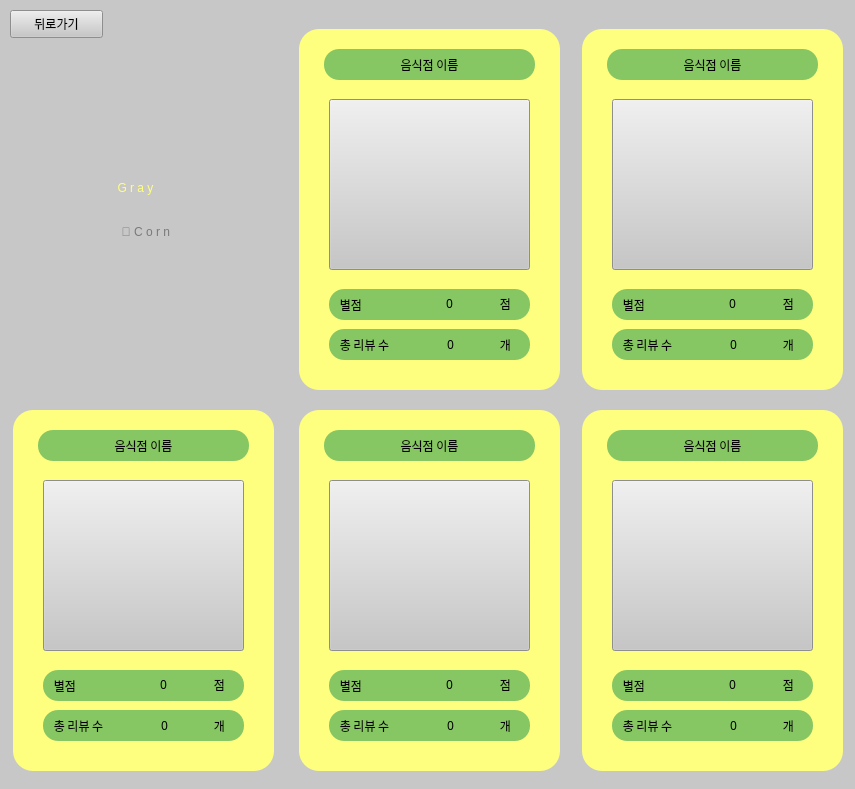
 <widget class="QWidget" name="Form">
  <property name="geometry">
   <rect>
    <x>0</x>
    <y>0</y>
    <width>855</width>
    <height>789</height>
   </rect>
  </property>
  <property name="windowTitle">
   <string>Form</string>
  </property>
  <property name="styleSheet">
   <string notr="true">background-color:rgb(199, 199, 199);</string>
  </property>
  <widget class="QLabel" name="Store_total_star_1">
   <property name="geometry">
    <rect>
     <x>419</x>
     <y>293</y>
     <width>61</width>
     <height>21</height>
    </rect>
   </property>
   <property name="font">
    <font>
     <family>나눔고딕 ExtraBold</family>
     <pointsize>9</pointsize>
     <weight>9</weight>
     <italic>false</italic>
     <bold>false</bold>
    </font>
   </property>
   <property name="styleSheet">
    <string notr="true">color: black;

font: 75 9pt &quot;나눔고딕 ExtraBold&quot;;

border-radius: 15px;
background-color:  rgb(134, 199, 99);</string>
   </property>
   <property name="text">
    <string>0</string>
   </property>
   <property name="alignment">
    <set>Qt::AlignCenter</set>
   </property>
  </widget>
  <widget class="QLabel" name="Store_name_1">
   <property name="geometry">
    <rect>
     <x>324</x>
     <y>49</y>
     <width>211</width>
     <height>31</height>
    </rect>
   </property>
   <property name="font">
    <font>
     <family>나눔고딕 ExtraBold</family>
     <pointsize>9</pointsize>
     <weight>9</weight>
     <italic>false</italic>
     <bold>false</bold>
    </font>
   </property>
   <property name="styleSheet">
    <string notr="true">color: black;

font: 75 9pt &quot;나눔고딕 ExtraBold&quot;;

border-radius: 15px;
background-color:  rgb(134, 199, 99);</string>
   </property>
   <property name="text">
    <string>음식점 이름</string>
   </property>
   <property name="alignment">
    <set>Qt::AlignCenter</set>
   </property>
  </widget>
  <widget class="QLabel" name="Store_total_review_1">
   <property name="geometry">
    <rect>
     <x>420</x>
     <y>334</y>
     <width>61</width>
     <height>21</height>
    </rect>
   </property>
   <property name="font">
    <font>
     <family>나눔고딕 ExtraBold</family>
     <pointsize>9</pointsize>
     <weight>9</weight>
     <italic>false</italic>
     <bold>false</bold>
    </font>
   </property>
   <property name="styleSheet">
    <string notr="true">color: black;

font: 75 9pt &quot;나눔고딕 ExtraBold&quot;;

border-radius: 15px;
background-color:  rgb(134, 199, 99);</string>
   </property>
   <property name="text">
    <string>0</string>
   </property>
   <property name="alignment">
    <set>Qt::AlignCenter</set>
   </property>
  </widget>
  <widget class="QPushButton" name="btn_store_picture_1">
   <property name="geometry">
    <rect>
     <x>329</x>
     <y>99</y>
     <width>201</width>
     <height>171</height>
    </rect>
   </property>
   <property name="text">
    <string/>
   </property>
  </widget>
  <widget class="QLabel" name="label_star_1">
   <property name="geometry">
    <rect>
     <x>490</x>
     <y>293</y>
     <width>31</width>
     <height>21</height>
    </rect>
   </property>
   <property name="font">
    <font>
     <family>나눔고딕 ExtraBold</family>
     <pointsize>9</pointsize>
     <weight>9</weight>
     <italic>false</italic>
     <bold>false</bold>
    </font>
   </property>
   <property name="styleSheet">
    <string notr="true">color: black;

font: 75 9pt &quot;나눔고딕 ExtraBold&quot;;

border-radius: 15px;
background-color:  rgb(134, 199, 99);</string>
   </property>
   <property name="text">
    <string>점</string>
   </property>
   <property name="alignment">
    <set>Qt::AlignCenter</set>
   </property>
  </widget>
  <widget class="QLabel" name="label_riview_1">
   <property name="geometry">
    <rect>
     <x>490</x>
     <y>334</y>
     <width>31</width>
     <height>21</height>
    </rect>
   </property>
   <property name="font">
    <font>
     <family>나눔고딕 ExtraBold</family>
     <pointsize>9</pointsize>
     <weight>9</weight>
     <italic>false</italic>
     <bold>false</bold>
    </font>
   </property>
   <property name="styleSheet">
    <string notr="true">color: black;

font: 75 9pt &quot;나눔고딕 ExtraBold&quot;;

border-radius: 15px;
background-color:  rgb(134, 199, 99);</string>
   </property>
   <property name="text">
    <string>개</string>
   </property>
   <property name="alignment">
    <set>Qt::AlignCenter</set>
   </property>
  </widget>
  <widget class="QLabel" name="label_10">
   <property name="geometry">
    <rect>
     <x>67</x>
     <y>206</y>
     <width>161</width>
     <height>51</height>
    </rect>
   </property>
   <property name="styleSheet">
    <string notr="true">
font: 10pt &quot;Consolas&quot;;
font: 75 20pt &quot;나눔고딕 ExtraBold&quot;;
color: rgb(121, 121, 121);
	background-color: rgb(199,199,199);
	border-radius: 15px;</string>
   </property>
   <property name="text">
    <string>🌽 C o r n </string>
   </property>
   <property name="alignment">
    <set>Qt::AlignCenter</set>
   </property>
  </widget>
  <widget class="QGraphicsView" name="graphicsView_4">
   <property name="geometry">
    <rect>
     <x>299</x>
     <y>29</y>
     <width>261</width>
     <height>361</height>
    </rect>
   </property>
   <property name="styleSheet">
    <string notr="true">border-radius: 20px;
background-color: rgb(255, 255, 127);</string>
   </property>
  </widget>
  <widget class="QLabel" name="label_total_star">
   <property name="geometry">
    <rect>
     <x>329</x>
     <y>289</y>
     <width>201</width>
     <height>31</height>
    </rect>
   </property>
   <property name="font">
    <font>
     <family>나눔고딕 ExtraBold</family>
     <pointsize>9</pointsize>
     <weight>9</weight>
     <italic>false</italic>
     <bold>false</bold>
    </font>
   </property>
   <property name="styleSheet">
    <string notr="true">color: black;

font: 75 9pt &quot;나눔고딕 ExtraBold&quot;;

border-radius: 15px;
background-color:  rgb(134, 199, 99);</string>
   </property>
   <property name="text">
    <string>    별점</string>
   </property>
   <property name="alignment">
    <set>Qt::AlignLeading|Qt::AlignLeft|Qt::AlignVCenter</set>
   </property>
  </widget>
  <widget class="QLabel" name="label_total_reviuw">
   <property name="geometry">
    <rect>
     <x>329</x>
     <y>329</y>
     <width>201</width>
     <height>31</height>
    </rect>
   </property>
   <property name="font">
    <font>
     <family>나눔고딕 ExtraBold</family>
     <pointsize>9</pointsize>
     <weight>9</weight>
     <italic>false</italic>
     <bold>false</bold>
    </font>
   </property>
   <property name="styleSheet">
    <string notr="true">color: black;

font: 75 9pt &quot;나눔고딕 ExtraBold&quot;;

border-radius: 15px;
background-color:  rgb(134, 199, 99);</string>
   </property>
   <property name="text">
    <string>    총 리뷰 수</string>
   </property>
   <property name="alignment">
    <set>Qt::AlignLeading|Qt::AlignLeft|Qt::AlignVCenter</set>
   </property>
  </widget>
  <widget class="QLabel" name="label_total_star_2">
   <property name="geometry">
    <rect>
     <x>612</x>
     <y>289</y>
     <width>201</width>
     <height>31</height>
    </rect>
   </property>
   <property name="font">
    <font>
     <family>나눔고딕 ExtraBold</family>
     <pointsize>9</pointsize>
     <weight>9</weight>
     <italic>false</italic>
     <bold>false</bold>
    </font>
   </property>
   <property name="styleSheet">
    <string notr="true">color: black;

font: 75 9pt &quot;나눔고딕 ExtraBold&quot;;

border-radius: 15px;
background-color:  rgb(134, 199, 99);</string>
   </property>
   <property name="text">
    <string>    별점</string>
   </property>
   <property name="alignment">
    <set>Qt::AlignLeading|Qt::AlignLeft|Qt::AlignVCenter</set>
   </property>
  </widget>
  <widget class="QLabel" name="Store_total_review_2">
   <property name="geometry">
    <rect>
     <x>703</x>
     <y>334</y>
     <width>61</width>
     <height>21</height>
    </rect>
   </property>
   <property name="font">
    <font>
     <family>나눔고딕 ExtraBold</family>
     <pointsize>9</pointsize>
     <weight>9</weight>
     <italic>false</italic>
     <bold>false</bold>
    </font>
   </property>
   <property name="styleSheet">
    <string notr="true">color: black;

font: 75 9pt &quot;나눔고딕 ExtraBold&quot;;

border-radius: 15px;
background-color:  rgb(134, 199, 99);</string>
   </property>
   <property name="text">
    <string>0</string>
   </property>
   <property name="alignment">
    <set>Qt::AlignCenter</set>
   </property>
  </widget>
  <widget class="QLabel" name="Store_name_2">
   <property name="geometry">
    <rect>
     <x>607</x>
     <y>49</y>
     <width>211</width>
     <height>31</height>
    </rect>
   </property>
   <property name="font">
    <font>
     <family>나눔고딕 ExtraBold</family>
     <pointsize>9</pointsize>
     <weight>9</weight>
     <italic>false</italic>
     <bold>false</bold>
    </font>
   </property>
   <property name="styleSheet">
    <string notr="true">color: black;

font: 75 9pt &quot;나눔고딕 ExtraBold&quot;;

border-radius: 15px;
background-color:  rgb(134, 199, 99);</string>
   </property>
   <property name="text">
    <string>음식점 이름</string>
   </property>
   <property name="alignment">
    <set>Qt::AlignCenter</set>
   </property>
  </widget>
  <widget class="QPushButton" name="btn_store_picture_2">
   <property name="geometry">
    <rect>
     <x>612</x>
     <y>99</y>
     <width>201</width>
     <height>171</height>
    </rect>
   </property>
   <property name="text">
    <string/>
   </property>
  </widget>
  <widget class="QLabel" name="label_total_reviuw_2">
   <property name="geometry">
    <rect>
     <x>612</x>
     <y>329</y>
     <width>201</width>
     <height>31</height>
    </rect>
   </property>
   <property name="font">
    <font>
     <family>나눔고딕 ExtraBold</family>
     <pointsize>9</pointsize>
     <weight>9</weight>
     <italic>false</italic>
     <bold>false</bold>
    </font>
   </property>
   <property name="styleSheet">
    <string notr="true">color: black;

font: 75 9pt &quot;나눔고딕 ExtraBold&quot;;

border-radius: 15px;
background-color:  rgb(134, 199, 99);</string>
   </property>
   <property name="text">
    <string>    총 리뷰 수</string>
   </property>
   <property name="alignment">
    <set>Qt::AlignLeading|Qt::AlignLeft|Qt::AlignVCenter</set>
   </property>
  </widget>
  <widget class="QLabel" name="label_star_2">
   <property name="geometry">
    <rect>
     <x>773</x>
     <y>293</y>
     <width>31</width>
     <height>21</height>
    </rect>
   </property>
   <property name="font">
    <font>
     <family>나눔고딕 ExtraBold</family>
     <pointsize>9</pointsize>
     <weight>9</weight>
     <italic>false</italic>
     <bold>false</bold>
    </font>
   </property>
   <property name="styleSheet">
    <string notr="true">color: black;

font: 75 9pt &quot;나눔고딕 ExtraBold&quot;;

border-radius: 15px;
background-color:  rgb(134, 199, 99);</string>
   </property>
   <property name="text">
    <string>점</string>
   </property>
   <property name="alignment">
    <set>Qt::AlignCenter</set>
   </property>
  </widget>
  <widget class="QLabel" name="Store_total_star_2">
   <property name="geometry">
    <rect>
     <x>702</x>
     <y>293</y>
     <width>61</width>
     <height>21</height>
    </rect>
   </property>
   <property name="font">
    <font>
     <family>나눔고딕 ExtraBold</family>
     <pointsize>9</pointsize>
     <weight>9</weight>
     <italic>false</italic>
     <bold>false</bold>
    </font>
   </property>
   <property name="styleSheet">
    <string notr="true">color: black;

font: 75 9pt &quot;나눔고딕 ExtraBold&quot;;

border-radius: 15px;
background-color:  rgb(134, 199, 99);</string>
   </property>
   <property name="text">
    <string>0</string>
   </property>
   <property name="alignment">
    <set>Qt::AlignCenter</set>
   </property>
  </widget>
  <widget class="QGraphicsView" name="graphicsView_5">
   <property name="geometry">
    <rect>
     <x>582</x>
     <y>29</y>
     <width>261</width>
     <height>361</height>
    </rect>
   </property>
   <property name="styleSheet">
    <string notr="true">border-radius: 20px;
background-color: rgb(255, 255, 127);</string>
   </property>
  </widget>
  <widget class="QLabel" name="label_riview_2">
   <property name="geometry">
    <rect>
     <x>773</x>
     <y>334</y>
     <width>31</width>
     <height>21</height>
    </rect>
   </property>
   <property name="font">
    <font>
     <family>나눔고딕 ExtraBold</family>
     <pointsize>9</pointsize>
     <weight>9</weight>
     <italic>false</italic>
     <bold>false</bold>
    </font>
   </property>
   <property name="styleSheet">
    <string notr="true">color: black;

font: 75 9pt &quot;나눔고딕 ExtraBold&quot;;

border-radius: 15px;
background-color:  rgb(134, 199, 99);</string>
   </property>
   <property name="text">
    <string>개</string>
   </property>
   <property name="alignment">
    <set>Qt::AlignCenter</set>
   </property>
  </widget>
  <widget class="QLabel" name="label_total_reviuw_3">
   <property name="geometry">
    <rect>
     <x>43</x>
     <y>710</y>
     <width>201</width>
     <height>31</height>
    </rect>
   </property>
   <property name="font">
    <font>
     <family>나눔고딕 ExtraBold</family>
     <pointsize>9</pointsize>
     <weight>9</weight>
     <italic>false</italic>
     <bold>false</bold>
    </font>
   </property>
   <property name="styleSheet">
    <string notr="true">color: black;

font: 75 9pt &quot;나눔고딕 ExtraBold&quot;;

border-radius: 15px;
background-color:  rgb(134, 199, 99);</string>
   </property>
   <property name="text">
    <string>    총 리뷰 수</string>
   </property>
   <property name="alignment">
    <set>Qt::AlignLeading|Qt::AlignLeft|Qt::AlignVCenter</set>
   </property>
  </widget>
  <widget class="QLabel" name="Store_total_star_3">
   <property name="geometry">
    <rect>
     <x>133</x>
     <y>674</y>
     <width>61</width>
     <height>21</height>
    </rect>
   </property>
   <property name="font">
    <font>
     <family>나눔고딕 ExtraBold</family>
     <pointsize>9</pointsize>
     <weight>9</weight>
     <italic>false</italic>
     <bold>false</bold>
    </font>
   </property>
   <property name="styleSheet">
    <string notr="true">color: black;

font: 75 9pt &quot;나눔고딕 ExtraBold&quot;;

border-radius: 15px;
background-color:  rgb(134, 199, 99);</string>
   </property>
   <property name="text">
    <string>0</string>
   </property>
   <property name="alignment">
    <set>Qt::AlignCenter</set>
   </property>
  </widget>
  <widget class="QPushButton" name="btn_store_picture_3">
   <property name="geometry">
    <rect>
     <x>43</x>
     <y>480</y>
     <width>201</width>
     <height>171</height>
    </rect>
   </property>
   <property name="text">
    <string/>
   </property>
  </widget>
  <widget class="QLabel" name="Store_name_3">
   <property name="geometry">
    <rect>
     <x>38</x>
     <y>430</y>
     <width>211</width>
     <height>31</height>
    </rect>
   </property>
   <property name="font">
    <font>
     <family>나눔고딕 ExtraBold</family>
     <pointsize>9</pointsize>
     <weight>9</weight>
     <italic>false</italic>
     <bold>false</bold>
    </font>
   </property>
   <property name="styleSheet">
    <string notr="true">color: black;

font: 75 9pt &quot;나눔고딕 ExtraBold&quot;;

border-radius: 15px;
background-color:  rgb(134, 199, 99);</string>
   </property>
   <property name="text">
    <string>음식점 이름</string>
   </property>
   <property name="alignment">
    <set>Qt::AlignCenter</set>
   </property>
  </widget>
  <widget class="QLabel" name="label_riview_3">
   <property name="geometry">
    <rect>
     <x>204</x>
     <y>715</y>
     <width>31</width>
     <height>21</height>
    </rect>
   </property>
   <property name="font">
    <font>
     <family>나눔고딕 ExtraBold</family>
     <pointsize>9</pointsize>
     <weight>9</weight>
     <italic>false</italic>
     <bold>false</bold>
    </font>
   </property>
   <property name="styleSheet">
    <string notr="true">color: black;

font: 75 9pt &quot;나눔고딕 ExtraBold&quot;;

border-radius: 15px;
background-color:  rgb(134, 199, 99);</string>
   </property>
   <property name="text">
    <string>개</string>
   </property>
   <property name="alignment">
    <set>Qt::AlignCenter</set>
   </property>
  </widget>
  <widget class="QLabel" name="label_star_3">
   <property name="geometry">
    <rect>
     <x>204</x>
     <y>674</y>
     <width>31</width>
     <height>21</height>
    </rect>
   </property>
   <property name="font">
    <font>
     <family>나눔고딕 ExtraBold</family>
     <pointsize>9</pointsize>
     <weight>9</weight>
     <italic>false</italic>
     <bold>false</bold>
    </font>
   </property>
   <property name="styleSheet">
    <string notr="true">color: black;

font: 75 9pt &quot;나눔고딕 ExtraBold&quot;;

border-radius: 15px;
background-color:  rgb(134, 199, 99);</string>
   </property>
   <property name="text">
    <string>점</string>
   </property>
   <property name="alignment">
    <set>Qt::AlignCenter</set>
   </property>
  </widget>
  <widget class="QLabel" name="label_total_star_3">
   <property name="geometry">
    <rect>
     <x>43</x>
     <y>670</y>
     <width>201</width>
     <height>31</height>
    </rect>
   </property>
   <property name="font">
    <font>
     <family>나눔고딕 ExtraBold</family>
     <pointsize>9</pointsize>
     <weight>9</weight>
     <italic>false</italic>
     <bold>false</bold>
    </font>
   </property>
   <property name="styleSheet">
    <string notr="true">color: black;

font: 75 9pt &quot;나눔고딕 ExtraBold&quot;;

border-radius: 15px;
background-color:  rgb(134, 199, 99);</string>
   </property>
   <property name="text">
    <string>    별점</string>
   </property>
   <property name="alignment">
    <set>Qt::AlignLeading|Qt::AlignLeft|Qt::AlignVCenter</set>
   </property>
  </widget>
  <widget class="QGraphicsView" name="graphicsView_6">
   <property name="geometry">
    <rect>
     <x>13</x>
     <y>410</y>
     <width>261</width>
     <height>361</height>
    </rect>
   </property>
   <property name="styleSheet">
    <string notr="true">border-radius: 20px;
background-color: rgb(255, 255, 127);</string>
   </property>
  </widget>
  <widget class="QLabel" name="Store_total_review_3">
   <property name="geometry">
    <rect>
     <x>134</x>
     <y>715</y>
     <width>61</width>
     <height>21</height>
    </rect>
   </property>
   <property name="font">
    <font>
     <family>나눔고딕 ExtraBold</family>
     <pointsize>9</pointsize>
     <weight>9</weight>
     <italic>false</italic>
     <bold>false</bold>
    </font>
   </property>
   <property name="styleSheet">
    <string notr="true">color: black;

font: 75 9pt &quot;나눔고딕 ExtraBold&quot;;

border-radius: 15px;
background-color:  rgb(134, 199, 99);</string>
   </property>
   <property name="text">
    <string>0</string>
   </property>
   <property name="alignment">
    <set>Qt::AlignCenter</set>
   </property>
  </widget>
  <widget class="QLabel" name="label_total_reviuw_4">
   <property name="geometry">
    <rect>
     <x>329</x>
     <y>710</y>
     <width>201</width>
     <height>31</height>
    </rect>
   </property>
   <property name="font">
    <font>
     <family>나눔고딕 ExtraBold</family>
     <pointsize>9</pointsize>
     <weight>9</weight>
     <italic>false</italic>
     <bold>false</bold>
    </font>
   </property>
   <property name="styleSheet">
    <string notr="true">color: black;

font: 75 9pt &quot;나눔고딕 ExtraBold&quot;;

border-radius: 15px;
background-color:  rgb(134, 199, 99);</string>
   </property>
   <property name="text">
    <string>    총 리뷰 수</string>
   </property>
   <property name="alignment">
    <set>Qt::AlignLeading|Qt::AlignLeft|Qt::AlignVCenter</set>
   </property>
  </widget>
  <widget class="QLabel" name="Store_total_star_4">
   <property name="geometry">
    <rect>
     <x>419</x>
     <y>674</y>
     <width>61</width>
     <height>21</height>
    </rect>
   </property>
   <property name="font">
    <font>
     <family>나눔고딕 ExtraBold</family>
     <pointsize>9</pointsize>
     <weight>9</weight>
     <italic>false</italic>
     <bold>false</bold>
    </font>
   </property>
   <property name="styleSheet">
    <string notr="true">color: black;

font: 75 9pt &quot;나눔고딕 ExtraBold&quot;;

border-radius: 15px;
background-color:  rgb(134, 199, 99);</string>
   </property>
   <property name="text">
    <string>0</string>
   </property>
   <property name="alignment">
    <set>Qt::AlignCenter</set>
   </property>
  </widget>
  <widget class="QPushButton" name="btn_store_picture_4">
   <property name="geometry">
    <rect>
     <x>329</x>
     <y>480</y>
     <width>201</width>
     <height>171</height>
    </rect>
   </property>
   <property name="text">
    <string/>
   </property>
  </widget>
  <widget class="QLabel" name="Store_name_4">
   <property name="geometry">
    <rect>
     <x>324</x>
     <y>430</y>
     <width>211</width>
     <height>31</height>
    </rect>
   </property>
   <property name="font">
    <font>
     <family>나눔고딕 ExtraBold</family>
     <pointsize>9</pointsize>
     <weight>9</weight>
     <italic>false</italic>
     <bold>false</bold>
    </font>
   </property>
   <property name="styleSheet">
    <string notr="true">color: black;

font: 75 9pt &quot;나눔고딕 ExtraBold&quot;;

border-radius: 15px;
background-color:  rgb(134, 199, 99);</string>
   </property>
   <property name="text">
    <string>음식점 이름</string>
   </property>
   <property name="alignment">
    <set>Qt::AlignCenter</set>
   </property>
  </widget>
  <widget class="QLabel" name="label_riview_4">
   <property name="geometry">
    <rect>
     <x>490</x>
     <y>715</y>
     <width>31</width>
     <height>21</height>
    </rect>
   </property>
   <property name="font">
    <font>
     <family>나눔고딕 ExtraBold</family>
     <pointsize>9</pointsize>
     <weight>9</weight>
     <italic>false</italic>
     <bold>false</bold>
    </font>
   </property>
   <property name="styleSheet">
    <string notr="true">color: black;

font: 75 9pt &quot;나눔고딕 ExtraBold&quot;;

border-radius: 15px;
background-color:  rgb(134, 199, 99);</string>
   </property>
   <property name="text">
    <string>개</string>
   </property>
   <property name="alignment">
    <set>Qt::AlignCenter</set>
   </property>
  </widget>
  <widget class="QLabel" name="label_star_4">
   <property name="geometry">
    <rect>
     <x>490</x>
     <y>674</y>
     <width>31</width>
     <height>21</height>
    </rect>
   </property>
   <property name="font">
    <font>
     <family>나눔고딕 ExtraBold</family>
     <pointsize>9</pointsize>
     <weight>9</weight>
     <italic>false</italic>
     <bold>false</bold>
    </font>
   </property>
   <property name="styleSheet">
    <string notr="true">color: black;

font: 75 9pt &quot;나눔고딕 ExtraBold&quot;;

border-radius: 15px;
background-color:  rgb(134, 199, 99);</string>
   </property>
   <property name="text">
    <string>점</string>
   </property>
   <property name="alignment">
    <set>Qt::AlignCenter</set>
   </property>
  </widget>
  <widget class="QLabel" name="label_total_star_4">
   <property name="geometry">
    <rect>
     <x>329</x>
     <y>670</y>
     <width>201</width>
     <height>31</height>
    </rect>
   </property>
   <property name="font">
    <font>
     <family>나눔고딕 ExtraBold</family>
     <pointsize>9</pointsize>
     <weight>9</weight>
     <italic>false</italic>
     <bold>false</bold>
    </font>
   </property>
   <property name="styleSheet">
    <string notr="true">color: black;

font: 75 9pt &quot;나눔고딕 ExtraBold&quot;;

border-radius: 15px;
background-color:  rgb(134, 199, 99);</string>
   </property>
   <property name="text">
    <string>    별점</string>
   </property>
   <property name="alignment">
    <set>Qt::AlignLeading|Qt::AlignLeft|Qt::AlignVCenter</set>
   </property>
  </widget>
  <widget class="QGraphicsView" name="graphicsView_7">
   <property name="geometry">
    <rect>
     <x>299</x>
     <y>410</y>
     <width>261</width>
     <height>361</height>
    </rect>
   </property>
   <property name="styleSheet">
    <string notr="true">border-radius: 20px;
background-color: rgb(255, 255, 127);</string>
   </property>
  </widget>
  <widget class="QLabel" name="Store_total_review_4">
   <property name="geometry">
    <rect>
     <x>420</x>
     <y>715</y>
     <width>61</width>
     <height>21</height>
    </rect>
   </property>
   <property name="font">
    <font>
     <family>나눔고딕 ExtraBold</family>
     <pointsize>9</pointsize>
     <weight>9</weight>
     <italic>false</italic>
     <bold>false</bold>
    </font>
   </property>
   <property name="styleSheet">
    <string notr="true">color: black;

font: 75 9pt &quot;나눔고딕 ExtraBold&quot;;

border-radius: 15px;
background-color:  rgb(134, 199, 99);</string>
   </property>
   <property name="text">
    <string>0</string>
   </property>
   <property name="alignment">
    <set>Qt::AlignCenter</set>
   </property>
  </widget>
  <widget class="QLabel" name="label_total_reviuw_5">
   <property name="geometry">
    <rect>
     <x>612</x>
     <y>710</y>
     <width>201</width>
     <height>31</height>
    </rect>
   </property>
   <property name="font">
    <font>
     <family>나눔고딕 ExtraBold</family>
     <pointsize>9</pointsize>
     <weight>9</weight>
     <italic>false</italic>
     <bold>false</bold>
    </font>
   </property>
   <property name="styleSheet">
    <string notr="true">color: black;

font: 75 9pt &quot;나눔고딕 ExtraBold&quot;;

border-radius: 15px;
background-color:  rgb(134, 199, 99);</string>
   </property>
   <property name="text">
    <string>    총 리뷰 수</string>
   </property>
   <property name="alignment">
    <set>Qt::AlignLeading|Qt::AlignLeft|Qt::AlignVCenter</set>
   </property>
  </widget>
  <widget class="QLabel" name="Store_total_star_5">
   <property name="geometry">
    <rect>
     <x>702</x>
     <y>674</y>
     <width>61</width>
     <height>21</height>
    </rect>
   </property>
   <property name="font">
    <font>
     <family>나눔고딕 ExtraBold</family>
     <pointsize>9</pointsize>
     <weight>9</weight>
     <italic>false</italic>
     <bold>false</bold>
    </font>
   </property>
   <property name="styleSheet">
    <string notr="true">color: black;

font: 75 9pt &quot;나눔고딕 ExtraBold&quot;;

border-radius: 15px;
background-color:  rgb(134, 199, 99);</string>
   </property>
   <property name="text">
    <string>0</string>
   </property>
   <property name="alignment">
    <set>Qt::AlignCenter</set>
   </property>
  </widget>
  <widget class="QPushButton" name="btn_store_picture_5">
   <property name="geometry">
    <rect>
     <x>612</x>
     <y>480</y>
     <width>201</width>
     <height>171</height>
    </rect>
   </property>
   <property name="text">
    <string/>
   </property>
  </widget>
  <widget class="QLabel" name="Store_name_5">
   <property name="geometry">
    <rect>
     <x>607</x>
     <y>430</y>
     <width>211</width>
     <height>31</height>
    </rect>
   </property>
   <property name="font">
    <font>
     <family>나눔고딕 ExtraBold</family>
     <pointsize>9</pointsize>
     <weight>9</weight>
     <italic>false</italic>
     <bold>false</bold>
    </font>
   </property>
   <property name="styleSheet">
    <string notr="true">color: black;

font: 75 9pt &quot;나눔고딕 ExtraBold&quot;;

border-radius: 15px;
background-color:  rgb(134, 199, 99);</string>
   </property>
   <property name="text">
    <string>음식점 이름</string>
   </property>
   <property name="alignment">
    <set>Qt::AlignCenter</set>
   </property>
  </widget>
  <widget class="QLabel" name="label_riview_5">
   <property name="geometry">
    <rect>
     <x>773</x>
     <y>715</y>
     <width>31</width>
     <height>21</height>
    </rect>
   </property>
   <property name="font">
    <font>
     <family>나눔고딕 ExtraBold</family>
     <pointsize>9</pointsize>
     <weight>9</weight>
     <italic>false</italic>
     <bold>false</bold>
    </font>
   </property>
   <property name="styleSheet">
    <string notr="true">color: black;

font: 75 9pt &quot;나눔고딕 ExtraBold&quot;;

border-radius: 15px;
background-color:  rgb(134, 199, 99);</string>
   </property>
   <property name="text">
    <string>개</string>
   </property>
   <property name="alignment">
    <set>Qt::AlignCenter</set>
   </property>
  </widget>
  <widget class="QLabel" name="label_star_5">
   <property name="geometry">
    <rect>
     <x>773</x>
     <y>674</y>
     <width>31</width>
     <height>21</height>
    </rect>
   </property>
   <property name="font">
    <font>
     <family>나눔고딕 ExtraBold</family>
     <pointsize>9</pointsize>
     <weight>9</weight>
     <italic>false</italic>
     <bold>false</bold>
    </font>
   </property>
   <property name="styleSheet">
    <string notr="true">color: black;

font: 75 9pt &quot;나눔고딕 ExtraBold&quot;;

border-radius: 15px;
background-color:  rgb(134, 199, 99);</string>
   </property>
   <property name="text">
    <string>점</string>
   </property>
   <property name="alignment">
    <set>Qt::AlignCenter</set>
   </property>
  </widget>
  <widget class="QLabel" name="label_total_star_5">
   <property name="geometry">
    <rect>
     <x>612</x>
     <y>670</y>
     <width>201</width>
     <height>31</height>
    </rect>
   </property>
   <property name="font">
    <font>
     <family>나눔고딕 ExtraBold</family>
     <pointsize>9</pointsize>
     <weight>9</weight>
     <italic>false</italic>
     <bold>false</bold>
    </font>
   </property>
   <property name="styleSheet">
    <string notr="true">color: black;

font: 75 9pt &quot;나눔고딕 ExtraBold&quot;;

border-radius: 15px;
background-color:  rgb(134, 199, 99);</string>
   </property>
   <property name="text">
    <string>    별점</string>
   </property>
   <property name="alignment">
    <set>Qt::AlignLeading|Qt::AlignLeft|Qt::AlignVCenter</set>
   </property>
  </widget>
  <widget class="QGraphicsView" name="graphicsView_8">
   <property name="geometry">
    <rect>
     <x>582</x>
     <y>410</y>
     <width>261</width>
     <height>361</height>
    </rect>
   </property>
   <property name="styleSheet">
    <string notr="true">border-radius: 20px;
background-color: rgb(255, 255, 127);</string>
   </property>
  </widget>
  <widget class="QLabel" name="Store_total_review_5">
   <property name="geometry">
    <rect>
     <x>703</x>
     <y>715</y>
     <width>61</width>
     <height>21</height>
    </rect>
   </property>
   <property name="font">
    <font>
     <family>나눔고딕 ExtraBold</family>
     <pointsize>9</pointsize>
     <weight>9</weight>
     <italic>false</italic>
     <bold>false</bold>
    </font>
   </property>
   <property name="styleSheet">
    <string notr="true">color: black;

font: 75 9pt &quot;나눔고딕 ExtraBold&quot;;

border-radius: 15px;
background-color:  rgb(134, 199, 99);</string>
   </property>
   <property name="text">
    <string>0</string>
   </property>
   <property name="alignment">
    <set>Qt::AlignCenter</set>
   </property>
  </widget>
  <widget class="QPushButton" name="back_home">
   <property name="geometry">
    <rect>
     <x>10</x>
     <y>10</y>
     <width>93</width>
     <height>28</height>
    </rect>
   </property>
   <property name="text">
    <string>뒤로가기</string>
   </property>
  </widget>
  <widget class="QLabel" name="label_9">
   <property name="geometry">
    <rect>
     <x>75</x>
     <y>162</y>
     <width>121</width>
     <height>51</height>
    </rect>
   </property>
   <property name="styleSheet">
    <string notr="true">
font: 10pt &quot;Consolas&quot;;
font: 75 20pt &quot;나눔고딕 ExtraBold&quot;;
color: rgb(255, 255, 127);
	background-color: rgb(199,199,199);
	border-radius: 15px;</string>
   </property>
   <property name="text">
    <string>G r a y</string>
   </property>
   <property name="alignment">
    <set>Qt::AlignCenter</set>
   </property>
  </widget>
  <zorder>label_9</zorder>
  <zorder>graphicsView_8</zorder>
  <zorder>label_total_star_5</zorder>
  <zorder>graphicsView_7</zorder>
  <zorder>label_total_star_4</zorder>
  <zorder>btn_store_picture_4</zorder>
  <zorder>Store_name_4</zorder>
  <zorder>graphicsView_6</zorder>
  <zorder>label_total_star_3</zorder>
  <zorder>btn_store_picture_3</zorder>
  <zorder>Store_name_3</zorder>
  <zorder>graphicsView_5</zorder>
  <zorder>label_total_reviuw_2</zorder>
  <zorder>label_total_star_2</zorder>
  <zorder>Store_total_star_2</zorder>
  <zorder>label_star_2</zorder>
  <zorder>btn_store_picture_2</zorder>
  <zorder>Store_name_2</zorder>
  <zorder>Store_total_review_2</zorder>
  <zorder>label_riview_2</zorder>
  <zorder>graphicsView_4</zorder>
  <zorder>Store_name_1</zorder>
  <zorder>btn_store_picture_1</zorder>
  <zorder>label_10</zorder>
  <zorder>label_total_star</zorder>
  <zorder>label_total_reviuw</zorder>
  <zorder>label_star_1</zorder>
  <zorder>label_riview_1</zorder>
  <zorder>Store_total_star_1</zorder>
  <zorder>Store_total_review_1</zorder>
  <zorder>label_total_reviuw_3</zorder>
  <zorder>Store_total_star_3</zorder>
  <zorder>label_riview_3</zorder>
  <zorder>label_star_3</zorder>
  <zorder>Store_total_review_3</zorder>
  <zorder>label_total_reviuw_4</zorder>
  <zorder>Store_total_star_4</zorder>
  <zorder>label_riview_4</zorder>
  <zorder>label_star_4</zorder>
  <zorder>Store_total_review_4</zorder>
  <zorder>label_total_reviuw_5</zorder>
  <zorder>Store_total_star_5</zorder>
  <zorder>btn_store_picture_5</zorder>
  <zorder>Store_name_5</zorder>
  <zorder>label_riview_5</zorder>
  <zorder>label_star_5</zorder>
  <zorder>Store_total_review_5</zorder>
  <zorder>back_home</zorder>
 </widget>
